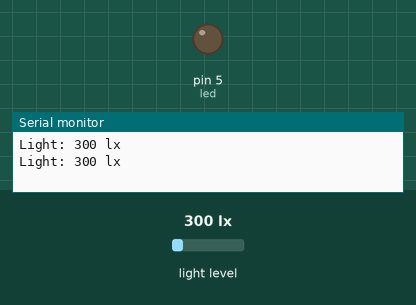
This sketch was run on a simulated Arduino Uno, built with avr-gcc and run on an emulated ATmega328P. Parts: output pins drawn as LEDs (lit = HIGH), the last lines printed to the serial monitor. The test bench sets the inputs (shaded band); at power-on: light level 300 lx.

Above: at 1.8 s.
1.9 s: light level set to 81 lx
3.4 s: light level set to 67 lx
At 4.7 s:
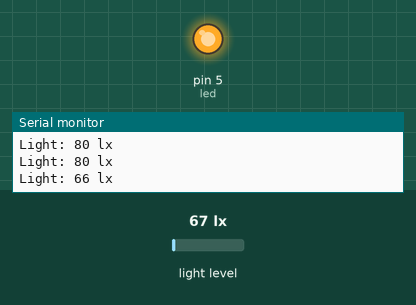
5.5 s: light level set to 500 lx
At 6.3 s:
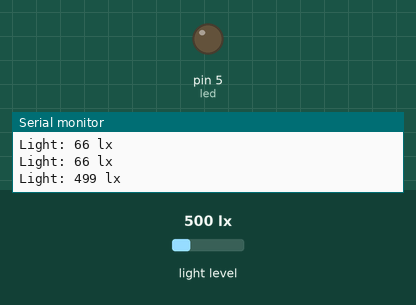
7.5 s: light level set to 40 lx
At 9.1 s:
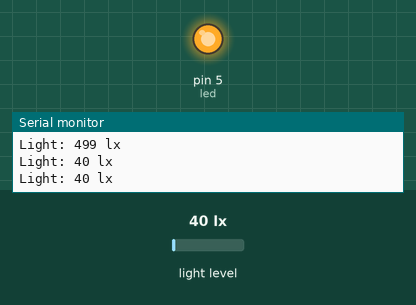
Timing chart, 0 to 10.5 s (numbered marks = the images above; inputs shaded):
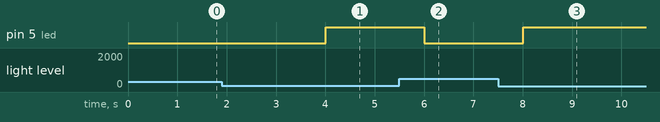

Measured:
- the behaviour switches between 75 and 74 lx on light level (found by bisection; images 0 and 1)
- after the input at 3.4 s, pin 5 (led): LOW → HIGH after 0.60 s
- after the input at 5.5 s, pin 5 (led): HIGH → LOW after 0.51 s
- after the input at 7.5 s, pin 5 (led): LOW → HIGH after 0.51 s

The sketch:

light_sensor.ino
```cpp
#include <Wire.h>
#include "BH1750.h"
#define led 5

BH1750 lightMeter;


void setup(){
  Serial.begin(9600);
  pinMode(led, OUTPUT);
  lightMeter.begin();
}


void loop(){
  uint16_t lux = lightMeter.readLightLevel();
  if(lux < 75){
    digitalWrite(led, HIGH);

  }
  else{
    digitalWrite(led, LOW);
  }
  Serial.print("Light: ");
  Serial.print(lux);
  Serial.println(" lx");
  delay(1000);
}
```
